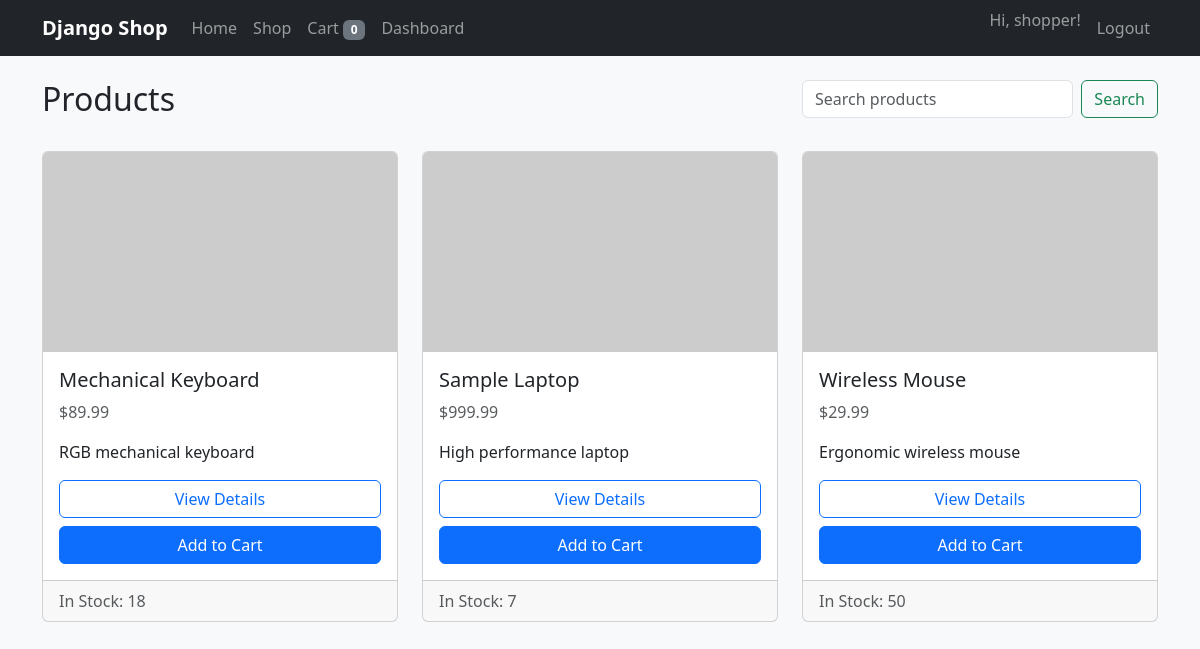
The page / (signed in) on the database its author committed.
### apps/products/models.py (models this page shows, shortened)
class Product(models.Model):
    name = models.CharField(max_length=255)
    slug = models.SlugField(max_length=255, unique=True)
    description = models.TextField(blank=True)
    price = models.DecimalField(max_digits=10, decimal_places=2)
    image = models.ImageField(upload_to="products/", blank=True, null=True)
    stock = models.PositiveIntegerField(default=0)
    is_active = models.BooleanField(default=True)
    created_at = models.DateTimeField(auto_now_add=True)
    updated_at = models.DateTimeField(auto_now=True)
    class Meta:
        ordering = ["name"]
    def get_absolute_url(self) -> str:
        return reverse("products:product_detail", args=[self.slug])

### apps/products/views.py (the view)
# urls.py: path("", ProductListView.as_view(), name="product_list"),
class ProductListView(ListView):
    template_name = "products/product_list.html"
    context_object_name = "products"
    paginate_by = 9
    def get_queryset(self):  # type: ignore[override]
        queryset = Product.objects.filter(is_active=True)
        query = self.request.GET.get("q")
        if query:
            queryset = queryset.filter(
                Q(name__icontains=query)
                | Q(description__icontains=query)
            )
        return queryset
    def get_context_data(self, **kwargs):  # type: ignore[override]
        context = super().get_context_data(**kwargs)
        context["search_query"] = self.request.GET.get("q", "")
        return context

### apps/cart/context_processors.py (called while the page is built)
def cart_item_count(request: HttpRequest) -> dict[str, int]:
    if request.user.is_authenticated:
        return {"cart_item_count": request.user.cart_items.count()}
    return {"cart_item_count": 0}

### templates/products/product_list.html (shortened to what this page needs)
{% extends "base.html" %}
{% block content %}
<div class="row mb-4">
    <div class="col-md-8">
        <h2>Products</h2>
    </div>
    <div class="col-md-4">
        <form method="get" class="d-flex" role="search">
            <input class="form-control me-2" type="search" placeholder="Search products" aria-label="Search" name="q" value="{{ search_query }}">
            <button class="btn btn-outline-success" type="submit">Search</button>
        </form>
    </div>
</div>
<div class="row g-4">
    {% for product in products %}
        <div class="col-sm-6 col-lg-4">
            <div class="card h-100">
                {% if product.image %}
                    <img src="{{ product.image.url }}" class="card-img-top" alt="{{ product.name }}">
                {% else %}
                    <img src="https://via.placeholder.com/400x300?text=No+Image" class="card-img-top" alt="{{ product.name }}">
                {% endif %}
                <div class="card-body d-flex flex-column">
                    <h5 class="card-title">{{ product.name }}</h5>
                    <p class="card-text text-muted">${{ product.price|floatformat:2 }}</p>
                    <p class="card-text">{{ product.description|truncatewords:15 }}</p>
                    <div class="mt-auto">
                        <a href="{{ product.get_absolute_url }}" class="btn btn-outline-primary w-100 mb-2">View Details</a>
                        {% if user.is_authenticated %}
                            <form method="post" action="{% url 'cart:add' product.slug %}" class="d-grid">
                                <button type="submit" class="btn btn-primary" {% if product.stock == 0 %}disabled{% endif %}>Add to Cart</button>
                            </form>
                        {% else %}
                            <a href="{% url 'users:login' %}" class="btn btn-secondary w-100">Login to add</a>
                        {% endif %}
                    </div>
                </div>
                <div class="card-footer text-muted">
                    {% if product.stock > 0 %}
                        In Stock: {{ product.stock }}
                    {% else %}
                        <span class="text-danger">Out of stock</span>
                    {% endif %}
                </div>
            </div>
        </div>
    {% empty %}
        <div class="col-12">
            <div class="alert alert-info">No products found.</div>
        </div>
    {% endfor %}
</div>
{% endblock %}

### templates/base.html (shortened to what this page needs)
{% load static %}
<!DOCTYPE html>
<html lang="en">
<head>
    <link href="https://cdn.jsdelivr.net/npm/bootstrap@5.3.3/dist/css/bootstrap.min.css" rel="stylesheet">
    <link rel="stylesheet" href="{% static 'css/style.css' %}">
</head>
<body>
<nav class="navbar navbar-expand-lg navbar-dark bg-dark mb-4">
    <div class="container">
        <a class="navbar-brand" href="{% url 'products:product_list' %}">Django Shop</a>
        <div class="collapse navbar-collapse" id="navbarContent">
            <ul class="navbar-nav me-auto mb-2 mb-lg-0">
                <li class="nav-item"><a class="nav-link" href="{% url 'products:product_list' %}">Home</a></li>
                <li class="nav-item"><a class="nav-link" href="{% url 'products:product_list' %}">Shop</a></li>
                {% if user.is_authenticated %}
                    <li class="nav-item"><a class="nav-link" href="{% url 'cart:detail' %}">Cart <span class="badge bg-secondary">{{ cart_item_count }}</span></a></li>
                    <li class="nav-item"><a class="nav-link" href="{% url 'users:dashboard' %}">Dashboard</a></li>
                {% endif %}
            </ul>
            <ul class="navbar-nav ms-auto">
                {% if user.is_authenticated %}
                    <li class="nav-item"><span class="navbar-text me-2">Hi, {{ user.username }}!</span></li>
                    <li class="nav-item"><a class="nav-link" href="{% url 'users:logout' %}">Logout</a></li>
                {% else %}
                    <li class="nav-item"><a class="nav-link" href="{% url 'users:login' %}">Login</a></li>
                    <li class="nav-item"><a class="nav-link" href="{% url 'users:register' %}">Register</a></li>
                {% endif %}
            </ul>
        </div>
    </div>
</nav>
<div class="container">
    {% block content %}{% endblock %}
</div>
</body>
</html>

### static/css/style.css (style rules this page uses)
body { background-color: #f8f9fa; }
.navbar-brand { font-weight: 600; }
.card img { object-fit: cover; height: 200px; }

### rows shown on the page
Product: name "Mechanical Keyboard", price "89.99", description "RGB mechanical keyboard", stock "18"
Product: name "Sample Laptop", price "999.99", description "High performance laptop", stock "7"
Product: name "Wireless Mouse", price "29.99", description "Ergonomic wireless mouse", stock "50"

### other values the page prints
{{ cart_item_count }} "0"
{{ user.username }} "shopper"
